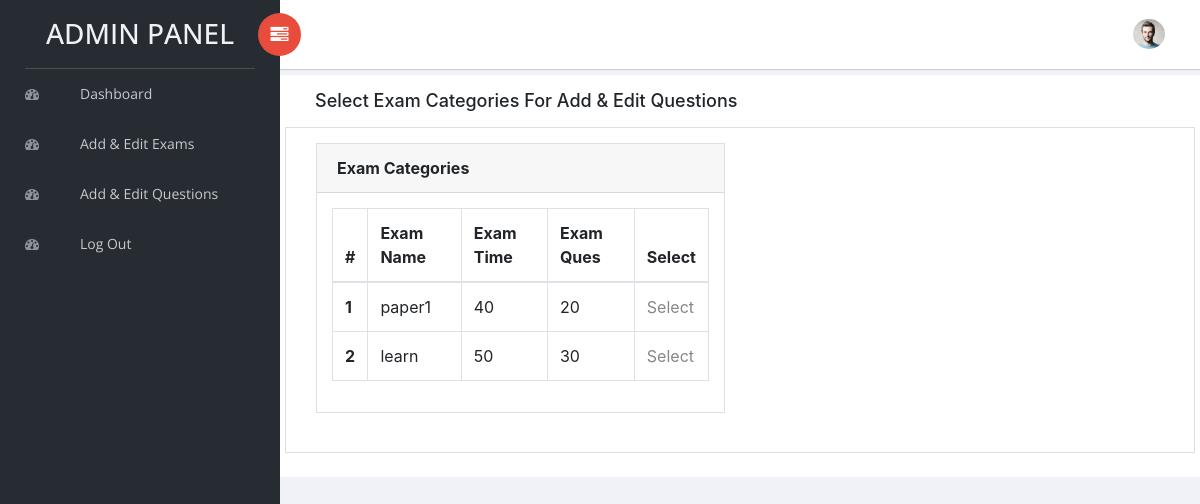
/admin/add_edit_exam_ques.php (signed in), run on the app's committed database.
### tables this page shows
CREATE TABLE `exam_category` (
  `id` int(5) NOT NULL,
  `category` varchar(100) NOT NULL,
  `exam_time_in_minutes` varchar(10) NOT NULL,
  `exam_questions` varchar(5) NOT NULL,
  `hide_show` int(1) NOT NULL DEFAULT 1
);

### admin/add_edit_exam_ques.php (the view, shortened to what this page needs)
<?php
include "../connection.php";
    ?>
<!doctype html>
<html class="no-js" lang="en">
<head>
    <link rel="stylesheet" href="vendors/bootstrap/dist/css/bootstrap.min.css">
    <link rel="stylesheet" href="vendors/font-awesome/css/font-awesome.min.css">
    <link rel="stylesheet" href="vendors/themify-icons/css/themify-icons.css">
    <link rel="stylesheet" href="vendors/flag-icon-css/css/flag-icon.min.css">
    <link rel="stylesheet" href="vendors/selectFX/css/cs-skin-elastic.css">
    <link rel="stylesheet" href="assets/css/style.css">
</head>
<body>
    <aside id="left-panel" class="left-panel">
        <nav class="navbar navbar-expand-sm navbar-default">
            <div class="navbar-header">
                <a class="navbar-brand" ><h3>ADMIN PANEL</h3></a>
            </div>
            <div id="main-menu" class="main-menu collapse navbar-collapse">
                <ul class="nav navbar-nav">
                    <li>
                        <a href="main.php"> <i class="menu-icon fa fa-dashboard"></i>Dashboard </a>
                    </li>
                    <li>
                        <a href="exam_category.php"> <i class="menu-icon fa fa-dashboard"></i>Add & Edit Exams </a>
                    </li>
                    <li>
                        <a href="add_edit_exam_ques.php"> <i class="menu-icon fa fa-dashboard"></i>Add & Edit Questions </a>
                    </li>
                    <li>
                        <a href="logout.php"> <i class="menu-icon fa fa-dashboard"></i>Log Out </a>
                    </li>
                </ul>
            </div>
        </nav>
    </aside>
    <div id="right-panel" class="right-panel">
        <header id="header" class="header">
            <div class="header-menu">
                <div class="col-sm-7">
                    <a id="menuToggle" class="menutoggle pull-left"><i class="fa fa fa-tasks"></i></a>
                </div>
                <div class="col-sm-5">
                    <div class="user-area dropdown float-right">
                        <a href="#" class="dropdown-toggle" data-toggle="dropdown" aria-haspopup="true" aria-expanded="false">
                            <img class="user-avatar rounded-circle" src="images/admin.jpg" alt="User Avatar">
                        </a>
                    </div>
                </div>
            </div>
        </header>
        <div class="breadcrumbs">
            <div class="col-sm-12">
                <div class="page-header float-left">
                    <div class="page-title">
                        <h1>Select Exam Categories For Add & Edit Questions</h1>
                    </div>
                </div>
            </div>
            <div class="row">
                <div class="col-lg-12">
                    <div class="card">
                        <div class="card-body">
                        <div class="col-lg-6">
                        <div class="card">
                            <div class="card-header">
                                <strong class="card-title">Exam Categories</strong>
                            </div>
                            <div class="card-body">
                                <table class="table table-bordered">
                                    <thead>
                                        <tr>
                                            <th scope="col">#</th>
                                            <th scope="col">Exam Name</th>
                                            <th scope="col">Exam Time</th>
                                            <th scope="col">Exam Ques</th>
                                            <th scope="col">Select</th>
                                        </tr>
                                    </thead>
                                    <tbody>
                            <?php
                            $count=0;
                             $res=mysqli_query($link,"select * from exam_category ");
                             while($row=mysqli_fetch_array($res))
                             {
                                 $count=$count+1;
                                 ?>
                                <tr>
                                            <th scope="row"><?php echo $count; ?></th>
                                            <td><?php echo $row["category"]; ?></td>
                                            <td><?php echo $row["exam_time_in_minutes"]; ?></td>
                                            <td><?php echo $row["exam_questions"]; ?></td>
                                            <td> <a href="add_edit_ques.php?id=<?php echo $row["id"];?>">Select</a></td>
                                        </tr>
                                 <?php
                             }
                            ?>
                                    </tbody>
                                </table>
                            </div>
                        </div>
                    </div>
                    </div>
                        </div>
                    </div>
                </div>
            </div>
        </div>
</body>
</html>

### data on the page
exam_category: category "paper1", exam_time_in_minutes "40", exam_questions "20"
exam_category: category "learn", exam_time_in_minutes "50", exam_questions "30"
